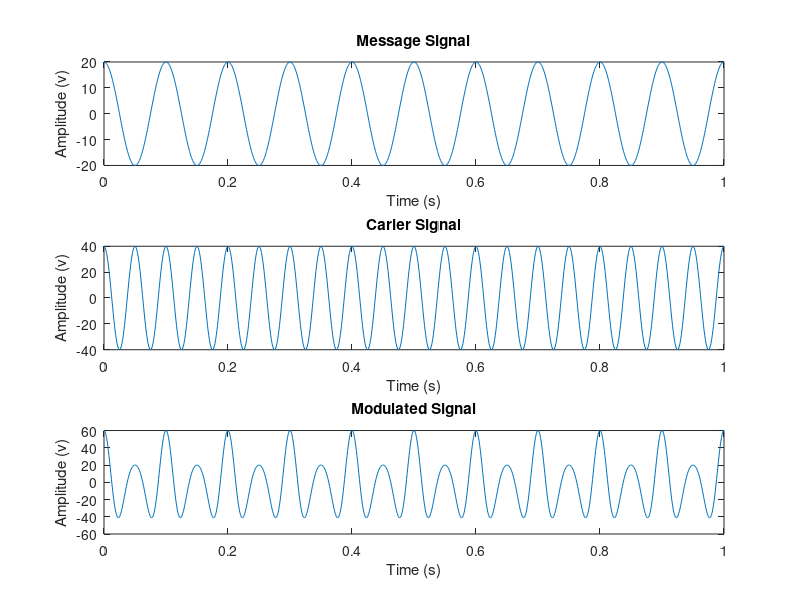

The MATLAB source for this figure:
... The information signal equation is em = Em Cos(2piFm.t)
... The carier signal is : ec = Ec Cos(2piFc.t)
... The Am Modulation signal is : eAM = A Cos (2piFct)
... THe frequency of the resultant signal is the same frequency of the carier
... But the Amplitude is always changing by the increasing or decreasing of the information signal amplitude
... so FAm = Fc and A = EAM = Ec+em = Ec + Em Cos(2piFm.t)
... Note we need to choose sampling rate in order to draw the signal
... Question: given an information signal 20Cos(2pi*10t) 
... and a carier signal 40Cis(2pi*20t) find the modulated signal and draw it.
fs = 1000; ... sampling rate 
t = 0:1/fs:1; ... time vector
... information signal
Em = 20;
Fm = 10;
em = Em*cos(2*pi*Fm*t); 
... carier signal
Ec = 40;
Fc = 20;
ec = Ec*cos(2*pi*Fc*t);
... modulated signal
A = Ec + em;
FAm = Fc;
eAM = A.*cos(2*pi*FAm*t);
...Or it can be calculated
eAm = Ec * (1 + Em/Ec .*cos(2*pi*Fm*t)).*cos(2*pi*Fc*t);
... ploting
subplot(3,1,1);
plot(t,em);
title('Message Signal');
xlabel('Time (s)');
ylabel('Amplitude (v)');
...
subplot(3,1,2);
plot(t,ec);
title('Carier Signal');
xlabel('Time (s)');
ylabel('Amplitude (v)');
...
subplot(3,1,3);
plot(t,eAM);
title('Modulated Signal');
xlabel('Time (s)');
ylabel('Amplitude (v)');